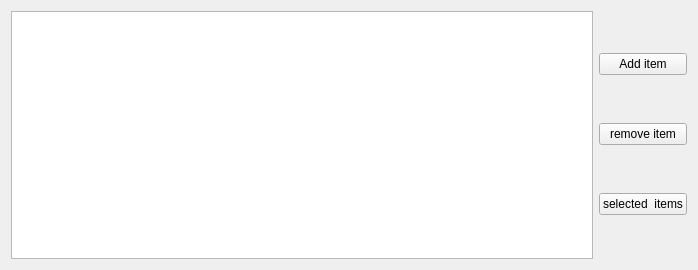
<?xml version="1.0" encoding="UTF-8"?>
<ui version="4.0">
 <class>Widget</class>
 <widget class="QWidget" name="Widget">
  <property name="geometry">
   <rect>
    <x>0</x>
    <y>0</y>
    <width>698</width>
    <height>270</height>
   </rect>
  </property>
  <property name="windowTitle">
   <string>Widget</string>
  </property>
  <layout class="QHBoxLayout" name="horizontalLayout">
   <item>
    <widget class="QListWidget" name="listWidget"/>
   </item>
   <item>
    <layout class="QVBoxLayout" name="verticalLayout">
     <item>
      <widget class="QPushButton" name="addButton">
       <property name="text">
        <string>Add item</string>
       </property>
      </widget>
     </item>
     <item>
      <widget class="QPushButton" name="deleteButton">
       <property name="text">
        <string>remove item</string>
       </property>
      </widget>
     </item>
     <item>
      <widget class="QPushButton" name="selectedButton">
       <property name="text">
        <string>selected  items</string>
       </property>
      </widget>
     </item>
    </layout>
   </item>
  </layout>
 </widget>
 <resources/>
 <connections/>
</ui>
